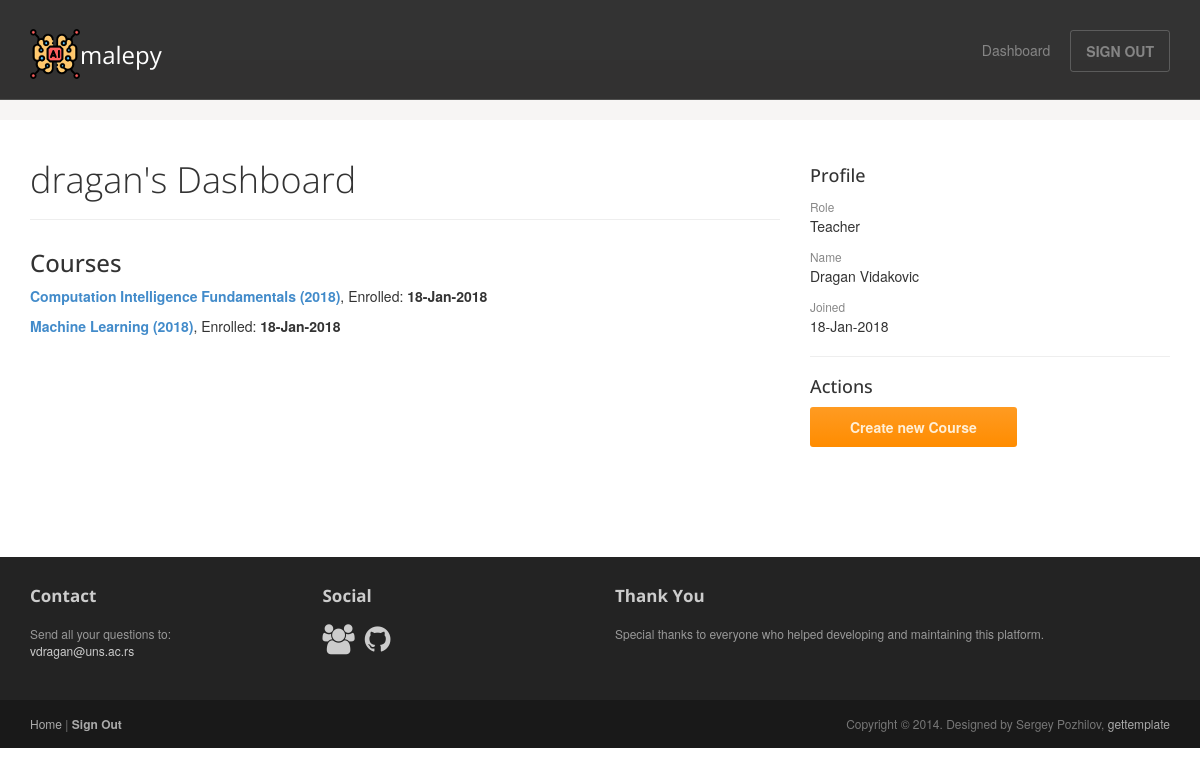
The app's page /dashboard/ (signed in) with its own data.
### malepy/models.py (models this page shows, shortened)
class User(AbstractUser):
    user_role = models.IntegerField(null=False, blank=False, default=0)  # 0 = teacher, 1 = student
    members = models.CharField(max_length=200, null=True, blank=True)

class Enrollment(models.Model):
    user = models.ForeignKey(User, null=False, blank=False)
    course = models.ForeignKey(Course, on_delete=models.CASCADE, null=False, blank=False)
    enrolled = models.DateTimeField(auto_now=True)

class Course(models.Model):
    name = models.CharField(max_length=50, null=False, blank=False)
    year = models.IntegerField(null=False, blank=False, validators=[MinValueValidator(0)])
    users = models.ManyToManyField(
        User,
        through='Enrollment',
    )

### malepy/views.py (the view)
# urls.py: url(r'^dashboard/$', views.dashboard, name='dashboard'),
@login_required(login_url='/')
def dashboard(request):
    this_user = get_object_or_404(User, pk=request.user.id)
    enrollments = Enrollment.objects.filter(user=this_user).order_by('-enrolled')
    context = {"enrollments": enrollments}
    return render(request, 'malepy/dashboard.html', context=context)

### malepy/templates/malepy/dashboard.html
{% extends "malepy/user_base.html" %}
{% block article %}
    <header class="page-header">
        <h1 class="page-title">{{ user.username }}'s Dashboard</h1>
    </header>
    <h3>Courses</h3>
    {% for enrollment in enrollments %}
        <p><b><a href="{% url 'malepy:course' enrollment.course.id %}"> {{ enrollment.course.name }} ({{ enrollment.course.year }})</a></b>, Enrolled: <b>{{ enrollment.enrolled|date:"d-M-Y" }}</b> </p>
    {% endfor %}
{% endblock %}
{% block actions %}
    <hr>
    <h4>Actions</h4>
    <li><a href="{% url 'malepy:create_course_form' %}"><button class="btn btn-action">Create new Course</button></a></li>
{% endblock %}

### malepy/templates/malepy/user_base.html (shortened to what this page needs)
<!DOCTYPE html>
<html lang="en">
<head>
    {% load staticfiles %}
	<link rel="stylesheet" href="{% static 'malepy/css/bootstrap.min.css' %}">
	<link rel="stylesheet" href="{% static 'malepy/css/font-awesome.min.css' %}">
	<link rel="stylesheet" href="{% static 'malepy/css/bootstrap-theme.css' %}" media="screen" >
	<link rel="stylesheet" href="{% static 'malepy/css/main.css' %}">
</head>
<body class="home">
	<div class="navbar navbar-inverse navbar-fixed-top headroom" >
		<div class="container">
			<div class="navbar-header">
				<a class="navbar-brand" href="/"><img src="{% static 'malepy/images/artificial-intelligence.png' %}" alt="MaLePY Platform">malepy</a>
			</div>
			<div class="navbar-collapse collapse">
				<ul class="nav navbar-nav pull-right">
					<li><a href="{% url 'malepy:dashboard' %}">Dashboard</a></li>
					<li><a class="btn" href="{% url 'malepy:logout' %}">SIGN OUT</a></li>
				</ul>
			</div>
		</div>
	</div>
     <div class="jumbotron top-space">
    </div>
	<div class="container">
		<div class="row">
			<article class="col-sm-8 maincontent">
				{% block article %}
                {% endblock %}
			</article>
			<aside class="col-sm-4 sidebar sidebar-right">
				<div class="widget">
					<h4>Profile</h4>
					<ul class="list-unstyled list-spaces">
                        {% if user.user_role %}
                            {% if user.members %}
                                <li><span class="small text-muted">Role</span><p>Team of Students</p></li>
                                <li><span class="small text-muted">Members</span><p>{{ user.members }}</p>
                                </li>
                            {% else %}
                                <li><span class="small text-muted">Role</span><p>Student</p></li>
                                <li><span class="small text-muted">Name</span><p>{{ user.first_name }} {{ user.last_name }}</p></li>
                            {% endif %}
                        {% else %}
                            <li><span class="small text-muted">Role</span><p>Teacher</p></li>
                            <li><span class="small text-muted">Name</span><p>{{ user.first_name }} {{ user.last_name }}</p></li>
                        {% endif %}
                        <li><span class="small text-muted">Joined</span><p>{{ user.date_joined|date:"d-M-Y" }}</p></li>
                        {% if not user.user_role %}
                            {% block actions %}
                            {% endblock %}
                        {% endif %}
					</ul>
				</div>
			</aside>
		</div>
	</div>
	<footer id="footer" class="top-space">
		<div class="footer1">
			<div class="container">
				<div class="row">
					<div class="col-md-3 widget">
						<h3 class="widget-title">Contact</h3>
						<div class="widget-body">
							<p>Send all your questions to:<br>
								<a href="mailto:vdragan@uns.ac.rs">vdragan@uns.ac.rs</a><br>
							</p>
						</div>
					</div>
					<div class="col-md-3 widget">
						<h3 class="widget-title">Social</h3>
						<div class="widget-body">
							<p class="follow-me-icons">
								<a href="http://informatika.ftn.uns.ac.rs/"><i class="fa fa-group fa-2"></i></a>
								<a href="https://github.com/ftn-ai-lab/"><i class="fa fa-github fa-2"></i></a>
							</p>
						</div>
					</div>
					<div class="col-md-6 widget">
						<h3 class="widget-title">Thank You</h3>
						<div class="widget-body">
                            <p>Special thanks to everyone who helped developing and maintaining this platform.</p>
						</div>
					</div>
				</div>
			</div>
		</div>
		<div class="footer2">
			<div class="container">
				<div class="row">
					<div class="col-md-6 widget">
						<div class="widget-body">
							<p class="simplenav">
								<a href="/">Home</a> |
								<b><a href="{% url 'malepy:logout' %}">Sign Out</a></b>
							</p>
						</div>
					</div>
					<div class="col-md-6 widget">
						<div class="widget-body">
							<p class="text-right">
								Copyright &copy; 2014. Designed by Sergey Pozhilov, <a href="http://gettemplate.com/" rel="designer">gettemplate</a>
							</p>
						</div>
					</div>
				</div>
			</div>
		</div>
	</footer>
</body>
</html>

### malepy/static/malepy/css/main.css (style rules this page uses)
.headroom { -webkit-transition: all 0.4s ease-out; -moz-transition: all 0.4s ease-out; -o-transition: all 0.4s ease-out; transition: all 0.4s ease-out; }
h1, h2, h3, h4, h5, h6 { font-family:"Open sans", Helvetica, Arial; }
h1, .h1, h2, .h2, h3, .h3 { margin-top:30px; }
.page-title { margin-top:20px; font-weight:300; }
.text-muted { color:#888; }
ul.list-spaces li { margin-bottom:10px; }
.top-space { margin-top: 60px; }
img { max-width:100%; }
.sidebar { padding-top:36px; padding-bottom:30px; }
.sidebar .widget { margin-bottom:20px; }
.footer1 { background: #232323; padding: 30px 0 0 0; font-size: 12px; color: #999; }
.footer1 a { color: #ccc; }
.footer1 .widget { margin-bottom:30px; }
.footer1 .widget-title { font-size: 17px; font-weight: bold; color: #ccc; margin: 0 0 20px; }
.follow-me-icons { font-size:30px; }
.follow-me-icons i { float:left; margin:0 10px 0 0; }
.footer2 { background: #191919; padding: 15px 0; color: #777; font-size: 12px; }
.footer2 a { color: #aaa; }
.footer2 p { margin: 0; }

### records on screen
User: username "dragan", first_name "Dragan", last_name "Vidakovic", date_joined "18-Jan-2018"
Enrollment: course.name "Computation Intelligence Fundamentals", course.year "2018", enrolled "18-Jan-2018"
Enrollment: course.name "Machine Learning", course.year "2018", enrolled "18-Jan-2018"
